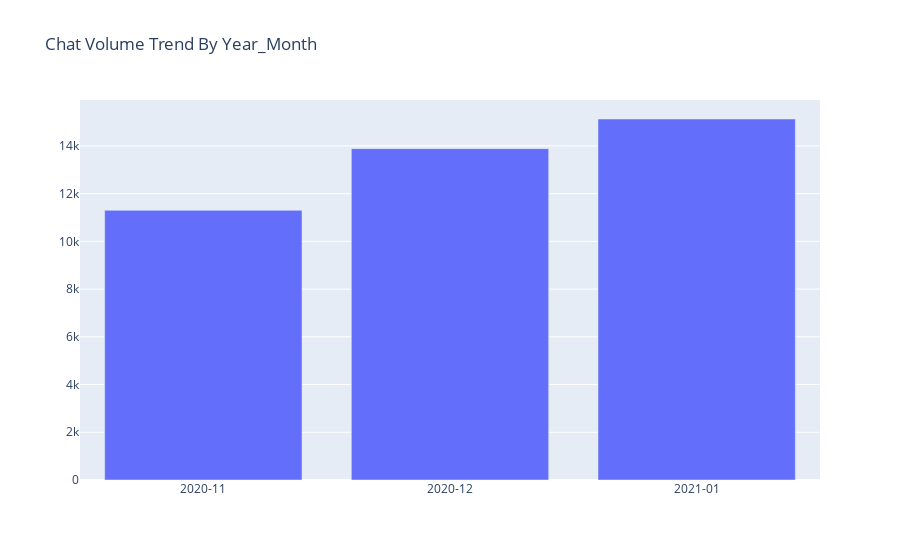

The notebook cell this image was saved under:
### Code cell
plot(data, 'Year_Month')

### Figure 1 — Plotly figure (JSON) as saved in the notebook; plotly's stock layout.template omitted (floating-point values rounded to 4 significant figures)
{"data": [{"type": "bar", "x": ["2020-11", "2020-12", "2021-01"], "y": [11301, 13886, 15128]}], "layout": {"title": {"text": "Chat Volume Trend By Year_Month"}, "xaxis": {"type": "category"}}}
